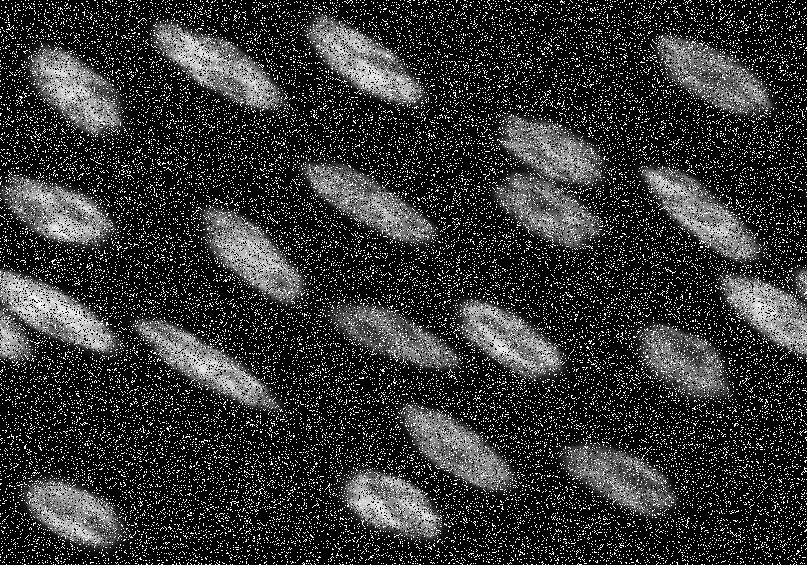
#> input picture N3.png, 807 x 565 px
$ python HW1_Karapepera_Elpida.py
#> lines starting #> are read from the running program, lines starting #| are printed output that depends on the picture; after the words box and inside, x2 and y2 are one past the last pixel; in counts of white or black regions, pixels touching at a corner belong together
import cv2
import numpy as np
import math
from scipy import ndimage
from PIL import Image, ImageEnhance, ImageFont, ImageDraw


filename='N3.png'
img=cv2.imread(filename,cv2.IMREAD_GRAYSCALE)
#> img is the input picture: shape (565, 807); min 0, max 255, mean 53.6
kernel_test_2 = np.ones((2,2),np.uint8)
print (img.shape)
#| (565, 807)

#---------------------------------making function to exclude half objects-----------------------------------------------

def exclude_halves(contours, image):
    xmax = image.shape[1]-5                                                                 #5 is for tolerance of 5pxls
    ymax = image.shape[0]-5                                                                 #5 is for tolerance of 5pxls
    number_of_deleted_contours = 0;
    for some_contour in range(len(contours)):
        for some_pixel_of_contour in range(len(contours[some_contour - number_of_deleted_contours])):
            if (contours[some_contour - number_of_deleted_contours][some_pixel_of_contour][0][0] >= xmax)\
                    or (contours[some_contour - number_of_deleted_contours][some_pixel_of_contour][0][0] == 0):
                del contours[some_contour - number_of_deleted_contours]
                number_of_deleted_contours = number_of_deleted_contours + 1
                break
            elif (contours[some_contour - number_of_deleted_contours][some_pixel_of_contour][0][1] >= ymax)\
                    or (contours[some_contour - number_of_deleted_contours][some_pixel_of_contour][0][1] == 0):
                del contours[some_contour - number_of_deleted_contours]
                number_of_deleted_contours = number_of_deleted_contours + 1
                break

# -------------------------------- blurring the image-------------------------------------------------------------------

def median_filter(data, filter_size):
#> called with filter_size = 3
    temp = []
    indexer = filter_size // 2
    for i in range(len(data)):

        for j in range(len(data[0])):

            for z in range(filter_size):
                if i + z - indexer < 0 or i + z - indexer > len(data) - 1:
                    for c in range(filter_size):
                        temp.append(0)
                else:
                    if j + z - indexer < 0 or j + indexer > len(data[0]) - 1:
                        temp.append(0)
                    else:
                        for k in range(filter_size):
                            temp.append(data[i + z - indexer][j + k - indexer])

            temp.sort()
            data[i][j] = temp[len(temp) // 2]
            temp = []
    return data


img_blurred = median_filter(img,3)

# -------------------------------making the immage binary---------------------------------------------------------------

img_blurred_clean  = cv2.erode(img_blurred,kernel_test_2,iterations = 2)
img_blurred_clean = cv2.dilate(img_blurred_clean,kernel_test_2,iterations = 2)
img_blurred_clean = cv2.erode(img_blurred_clean,kernel_test_2,iterations = 3)
img_blurred_clean = cv2.dilate(img_blurred_clean,kernel_test_2,iterations = 5)
img_blurred_clean = cv2.erode(img_blurred_clean,kernel_test_2,iterations = 2)
cv2.imwrite('img_blurred_clean.png',img)

img_bw = cv2.threshold(img_blurred_clean, 71 , 255, cv2.THRESH_BINARY)[1]
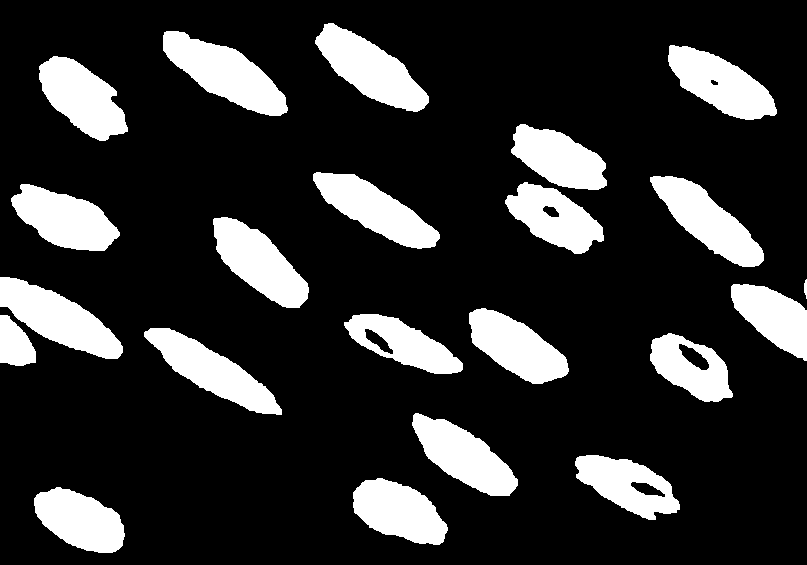
#> img_bw: shape (565, 807); 19% white; 22 white regions, largest, box (x1, y1, x2, y2) and area: (163, 31, 288, 116) 5166, (0, 277, 123, 359) 4873, (315, 23, 429, 112) 4844

# -------------------------------- filling in the holles ---------------------------------------------------------------

img_bw_filled_holes = ndimage.binary_fill_holes(img_bw).astype(int)
img_bw_filled_holes = np.asarray([[255 if pxl > 0 else 0 for pxl in pxl_col] for pxl_col in img_bw_filled_holes]).astype(np.uint8)
#> img_bw_filled_holes: shape (565, 807); 19.2% white; 22 white regions

# -------------------------------- counting objects and their sizes ----------------------------------------------------

some_image = Image.open('img_blurred_clean.png').convert('RGBA')
d = ImageDraw.Draw(some_image)
# d.text((10,10), "Hello World", fill=(255,255,0))
# some_image.save('some_image.png')


from skimage import measure
labels = measure.label(img_bw_filled_holes)
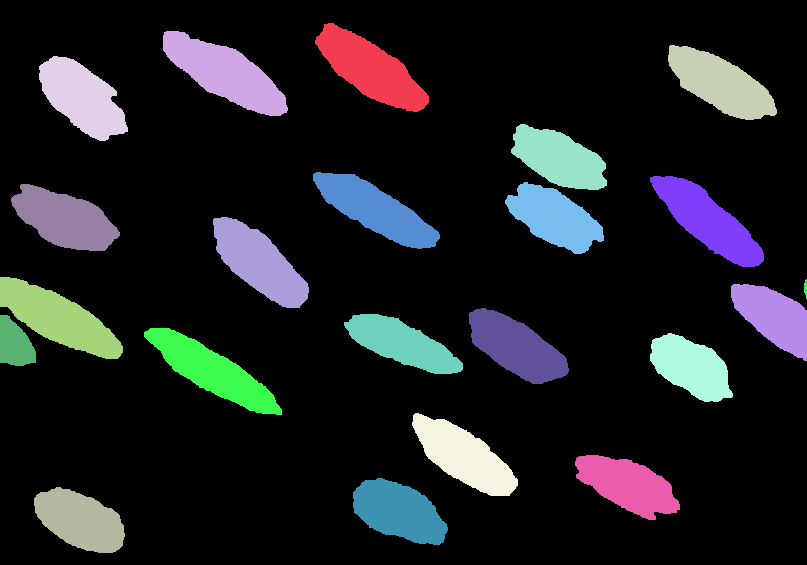
#> labels: shape (565, 807) int64; 23 distinct labels, from 0 to 22; one colour per label, 0 black
print(labels.max())
#| 22

contours,hierarchy = cv2.findContours(img_bw_filled_holes, 1, 2)
#> contours = 22 contours; largest, box (x1, y1, x2, y2) and area: (163, 31, 288, 116) 5020, (0, 277, 123, 359) 4727, (315, 23, 429, 112) 4712, (144, 328, 282, 415) 4446, (213, 217, 309, 308) 4442
exclude_halves(contours, img_bw_filled_holes)
#> the loop in exclude_halves, `for some_contour in range(len(contours)):` made 22 passes
#> after the loop in exclude_halves, `for some_contour in range(len(contours)):`: number_of_deleted_contours = 4

contours_poly = [None] * len(contours)
#> contours_poly = 18 items
boundRect = [None] * len(contours)
#> boundRect = 18 items

for i, c in enumerate(contours):
    contours_poly[i] = cv2.approxPolyDP(c, 3, True)
    boundRect[i] = cv2.boundingRect(contours_poly[i])
#> this loop made 18 passes
#> after the loop, boundRect = 18 items, first 6: (34, 487, 91, 66), (353, 478, 94, 66), (576, 455, 104, 65), (412, 415, 106, 81), (650, 333, 83, 69), (144, 328, 138, 87); contours_poly = 18 contours; largest, box (x1, y1, x2, y2) and area: (163, 32, 287, 114) 4824, (315, 23, 429, 112) 4668, (144, 328, 282, 415) 4460, (650, 176, 764, 267) 4404, (214, 218, 308, 308) 4392


for i in range(len(contours)):
    color = (255,0,0)                                                                                         #red color
    cv2.drawContours(img_blurred_clean, contours_poly, i, color)
    cv2.rectangle(img_blurred_clean,\
                (int(boundRect[i][0]), int(boundRect[i][1])),\
                (int(boundRect[i][0] + boundRect[i][2]),\
                int(boundRect[i][1] + boundRect[i][3])),\
                color,\
                1)
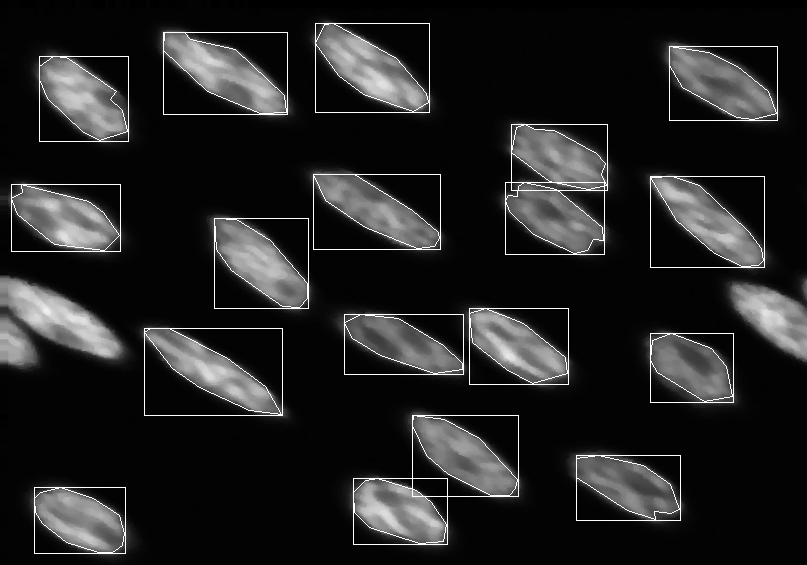
#> img_blurred_clean: shape (565, 807); min 0, max 255, mean 35.2

# getting coordinates of the top left corner of the objects
x_coordinates_of_cells = [lis[0] for lis in boundRect]
#> x_coordinates_of_cells = [34, 353, 576, 412, 650, 144, 344, 469, 214, 11, 505, 650, 313, 511, 39, 669, 163, 315]
y_coordinates_of_cells = [lis[1] for lis in boundRect]
#> y_coordinates_of_cells = [487, 478, 455, 415, 333, 328, 314, 308, 218, 184, 182, 176, 174, 124, 56, 46, 32, 23]

i = 1
for cnt in contours:
    area = cv2.contourArea(cnt)
    print('Area of contour #'+str(i) +' is: '+str(area))
    d.text((x_coordinates_of_cells[i-1],y_coordinates_of_cells[i-1]),\
           'Cell #'+str(i-1)+'\nArea:'+str(area),\
           fill=(255, 0, 0))
    some_image.save('some_image.png')
    i = i + 1
#> this loop made 18 passes
#> area on passes 1 to 12: 3906.5, 4077.5, 3881, 4306, 3514.5, 4445.5, 3648.5, 4187.5, 4442.5, 4313.5, 3881, 4398.5
#| Area of contour #1 is: 3906.5
#| Area of contour #2 is: 4077.5
#| Area of contour #3 is: 3881.0
#| Area of contour #4 is: 4306.0
#| Area of contour #5 is: 3514.5
#| Area of contour #6 is: 4445.5
#| Area of contour #7 is: 3648.5
#| Area of contour #8 is: 4187.5
#> (further printed lines are left out)
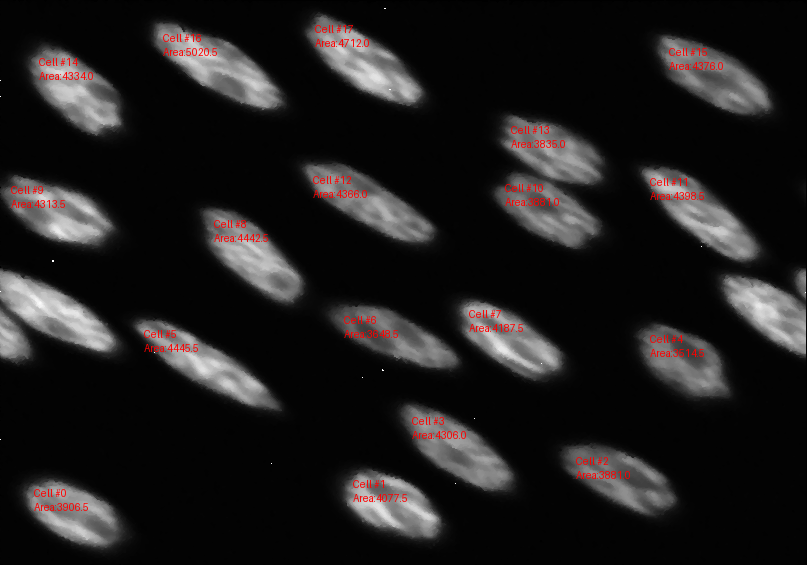
#> some_image: PIL image 807x565 RGBA; mean R, G, B, A 31.5, 29.5, 29.5, 255
#> after the loop, i = 19

#------------------------------------shades of grey---------------------------------------------------------------------

image_of_shades = np.zeros(img.shape)
image_of_shades[0 , 0] = int(img_blurred_clean[0 , 0])
#> image_of_shades: shape (565, 807) float64; values 0 (black) and 1 (white), 0% white in thin lines or dots, all inside (x1, y1, x2, y2) = (0, 0, 1, 1)
for row in range(1,807):
    image_of_shades[0 , row] = img_blurred_clean[0 , row] + image_of_shades[0 , row - 1]
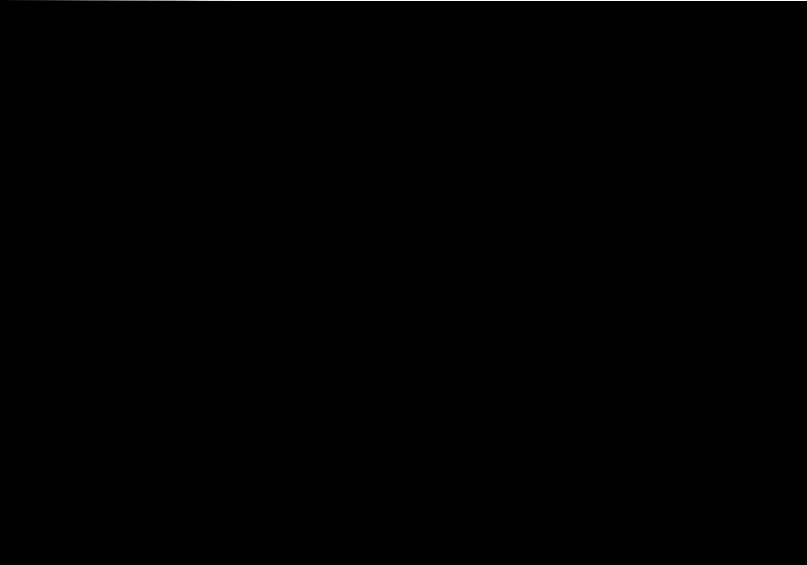
#> image_of_shades: shape (565, 807) float64; min 0, max 368, mean 0.5; drawn with min black and max white
for col in range(1,565):
    image_of_shades[col , 0] = img_blurred_clean[col , 0] + image_of_shades[col - 1 , 0]
    for row in range(1,807):
        image_of_shades[col , row] = img_blurred_clean[col , row] + image_of_shades[col-1 , row] + image_of_shades[col , row-1] - image_of_shades[col-1 , row-1]
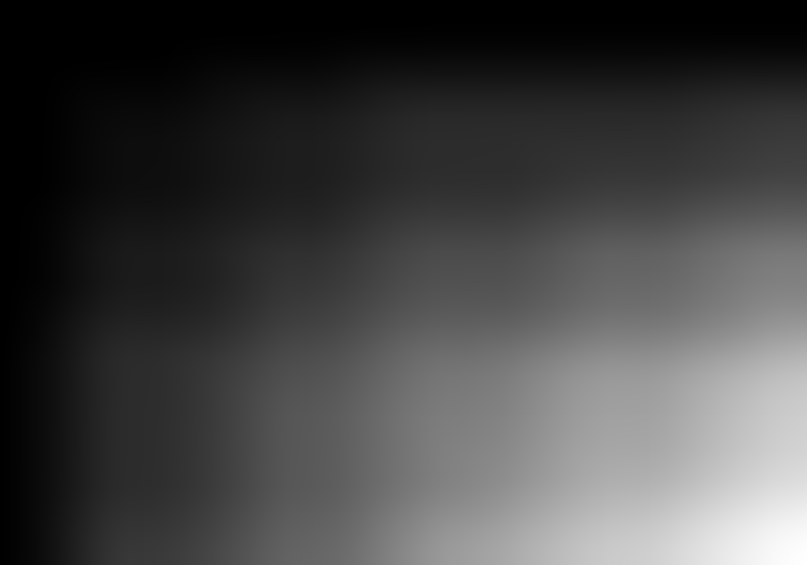
#> image_of_shades: shape (565, 807) float64; min 1, max 16028699, mean 4337585.8; drawn with min black and max white

meanGrey = np.zeros(len(contours))
#> meanGrey = 18 values from 0 to 0
for i in range(len(contours)):
    meanGrey[i]=image_of_shades[(int(boundRect[i][1] + boundRect[i][3]),\
                                int(boundRect[i][0] + boundRect[i][2]))] - image_of_shades[int(boundRect[i][1]),\
                                int(boundRect[i][0] + boundRect[i][2])] - image_of_shades[int(boundRect[i][1] + boundRect[i][3]),\
                                int(boundRect[i][0])] + image_of_shades[int(boundRect[i][1]),\
                                int(boundRect[i][0])]
    meanGrey[i]=meanGrey[i]/((int(boundRect[i][3])*(int(boundRect[i][2]))))
    meanGrey[i]=round(meanGrey[i],2)
    print('Mean shade of grey of bounding box #' + str(i + 1) + ' is : ' + str(meanGrey[i]))
#| Mean shade of grey of bounding box #1 is : 107.88
    d.text((x_coordinates_of_cells[i - 1], y_coordinates_of_cells[i - 1]+30), \
           'Grey:' + str(meanGrey[i]), \
           fill=(255, 0, 0))
    some_image.save('final_image.png')
    final_image=cv2.imread('final_image.png',cv2.IMREAD_COLOR)
#-----------------------------------------------------------------------------------------------------------------------

cv2.imshow('img_blurred',img_blurred)
cv2.waitKey(0)
cv2.imshow('img_bw',img_bw)
cv2.waitKey(0)
cv2.imshow('img_bw_filled_holes',img_bw_filled_holes)
cv2.waitKey(0)
cv2.imshow('img_objects_pointed_out',img_blurred_clean)
cv2.waitKey(0)
cv2.imshow('final_image',final_image)
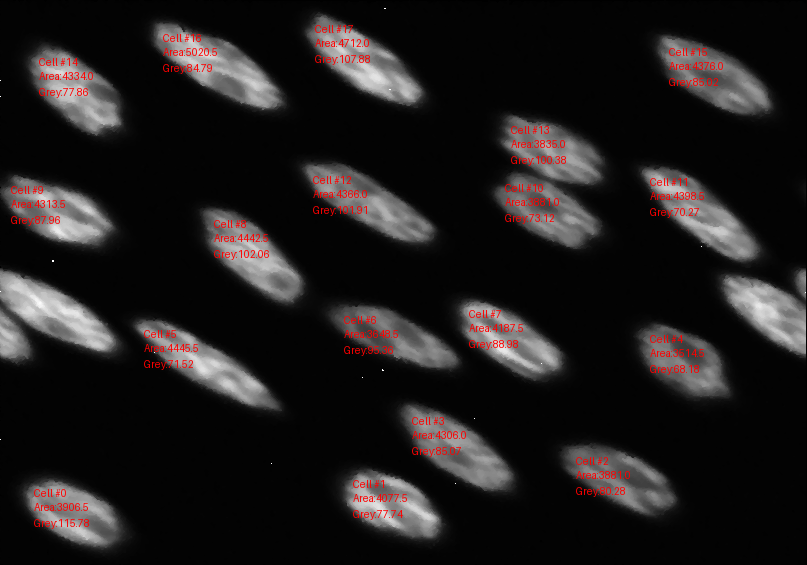
#> window 'final_image': shape (565, 807, 3); mean B, G, R 29, 29, 32.2
cv2.waitKey(0)
cv2.destroyAllWindows()
